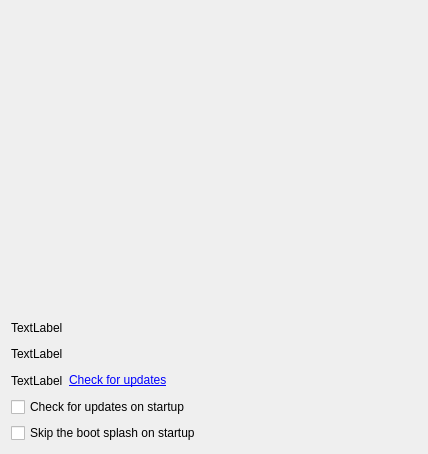
<?xml version="1.0" encoding="UTF-8"?>
<ui version="4.0">
 <class>MainDialog</class>
 <widget class="QDialog" name="MainDialog">
  <property name="geometry">
   <rect>
    <x>0</x>
    <y>0</y>
    <width>428</width>
    <height>454</height>
   </rect>
  </property>
  <property name="minimumSize">
   <size>
    <width>0</width>
    <height>0</height>
   </size>
  </property>
  <property name="windowTitle">
   <string>KytyPS5 Launcher</string>
  </property>
  <property name="locale">
   <locale language="English" country="UnitedStates"/>
  </property>
  <layout class="QGridLayout" name="gridLayout">
   <item row="0" column="0">
    <layout class="QVBoxLayout" name="verticalLayout_5">
     <item>
      <layout class="QHBoxLayout" name="horizontalLayout_3">
       <item>
        <layout class="QVBoxLayout" name="verticalLayout_3">
         <item>
          <widget class="ConfigurationListWidget" name="widget" native="true">
           <property name="sizePolicy">
            <sizepolicy hsizetype="MinimumExpanding" vsizetype="Preferred">
             <horstretch>0</horstretch>
             <verstretch>0</verstretch>
            </sizepolicy>
           </property>
           <property name="minimumSize">
            <size>
             <width>400</width>
             <height>300</height>
            </size>
           </property>
          </widget>
         </item>
        </layout>
       </item>
      </layout>
     </item>
     <item>
      <layout class="QVBoxLayout" name="verticalLayout_4">
       <item>
        <widget class="QLabel" name="label_settings_file">
         <property name="text">
          <string>TextLabel</string>
         </property>
        </widget>
       </item>
       <item>
        <widget class="QLabel" name="label_Interpreter">
         <property name="frameShape">
          <enum>QFrame::NoFrame</enum>
         </property>
         <property name="frameShadow">
          <enum>QFrame::Sunken</enum>
         </property>
         <property name="text">
          <string>TextLabel</string>
         </property>
        </widget>
       </item>
       <item>
        <layout class="QHBoxLayout" name="versionLayout">
         <item>
          <widget class="QLabel" name="label_Version">
           <property name="text">
            <string>TextLabel</string>
           </property>
          </widget>
         </item>
         <item>
          <widget class="QLabel" name="check_updates_link">
           <property name="text">
            <string>&lt;a href=&quot;check&quot;&gt;Check for updates&lt;/a&gt;</string>
           </property>
           <property name="textFormat">
            <enum>Qt::RichText</enum>
           </property>
          </widget>
         </item>
         <item>
          <spacer name="versionSpacer">
           <property name="orientation">
            <enum>Qt::Horizontal</enum>
           </property>
           <property name="sizeHint" stdset="0">
            <size>
             <width>40</width>
             <height>20</height>
            </size>
           </property>
          </spacer>
         </item>
        </layout>
       </item>
       <item>
        <widget class="QCheckBox" name="check_updates_on_startup">
         <property name="text">
          <string>Check for updates on startup</string>
         </property>
        </widget>
       </item>
       <item>
        <widget class="QCheckBox" name="skip_boot_splash">
         <property name="text">
          <string>Skip the boot splash on startup</string>
         </property>
        </widget>
       </item>
      </layout>
     </item>
    </layout>
   </item>
  </layout>
 </widget>
 <layoutdefault spacing="6" margin="11"/>
 <customwidgets>
  <customwidget>
   <class>ConfigurationListWidget</class>
   <extends>QWidget</extends>
   <header>configurationListWidget.h</header>
   <container>1</container>
  </customwidget>
 </customwidgets>
 <resources/>
 <connections/>
 <buttongroups>
  <buttongroup name="buttonGroup_Console"/>
 </buttongroups>
</ui>
